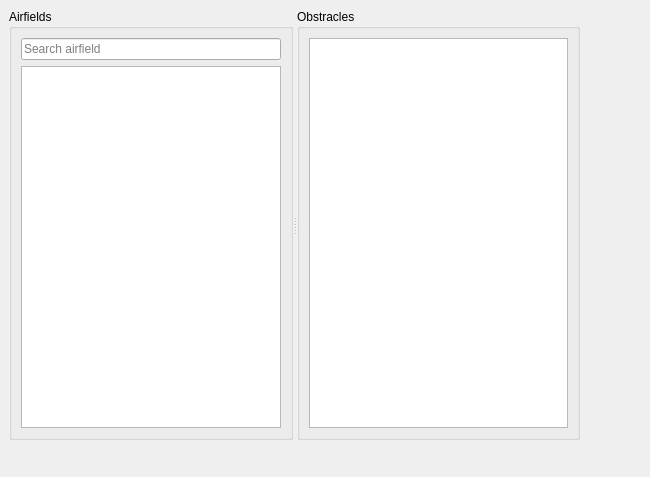
<?xml version="1.0" encoding="UTF-8"?>
<ui version="4.0">
 <class>ObstraclesForm</class>
 <widget class="QWidget" name="ObstraclesForm">
  <property name="geometry">
   <rect>
    <x>0</x>
    <y>0</y>
    <width>650</width>
    <height>477</height>
   </rect>
  </property>
  <property name="windowTitle">
   <string>Form</string>
  </property>
  <widget class="QSplitter" name="splitter">
   <property name="geometry">
    <rect>
     <x>9</x>
     <y>9</y>
     <width>571</width>
     <height>431</height>
    </rect>
   </property>
   <property name="orientation">
    <enum>Qt::Horizontal</enum>
   </property>
   <widget class="QGroupBox" name="groupBox">
    <property name="title">
     <string>Airfields</string>
    </property>
    <layout class="QVBoxLayout" name="verticalLayout">
     <item>
      <widget class="QLineEdit" name="searchLineEdit">
       <property name="frame">
        <bool>true</bool>
       </property>
       <property name="placeholderText">
        <string>Search airfield</string>
       </property>
       <property name="cursorMoveStyle">
        <enum>Qt::LogicalMoveStyle</enum>
       </property>
       <property name="clearButtonEnabled">
        <bool>true</bool>
       </property>
      </widget>
     </item>
     <item>
      <widget class="QListView" name="listView">
       <property name="editTriggers">
        <set>QAbstractItemView::NoEditTriggers</set>
       </property>
      </widget>
     </item>
    </layout>
   </widget>
   <widget class="QGroupBox" name="groupBox_2">
    <property name="title">
     <string>Obstracles</string>
    </property>
    <layout class="QGridLayout" name="gridLayout">
     <item row="0" column="0">
      <widget class="QTableView" name="tableView">
       <property name="editTriggers">
        <set>QAbstractItemView::NoEditTriggers</set>
       </property>
       <property name="alternatingRowColors">
        <bool>false</bool>
       </property>
       <property name="selectionMode">
        <enum>QAbstractItemView::SingleSelection</enum>
       </property>
       <property name="selectionBehavior">
        <enum>QAbstractItemView::SelectRows</enum>
       </property>
       <property name="sortingEnabled">
        <bool>true</bool>
       </property>
       <attribute name="verticalHeaderVisible">
        <bool>false</bool>
       </attribute>
      </widget>
     </item>
    </layout>
   </widget>
  </widget>
 </widget>
 <resources/>
 <connections/>
</ui>
